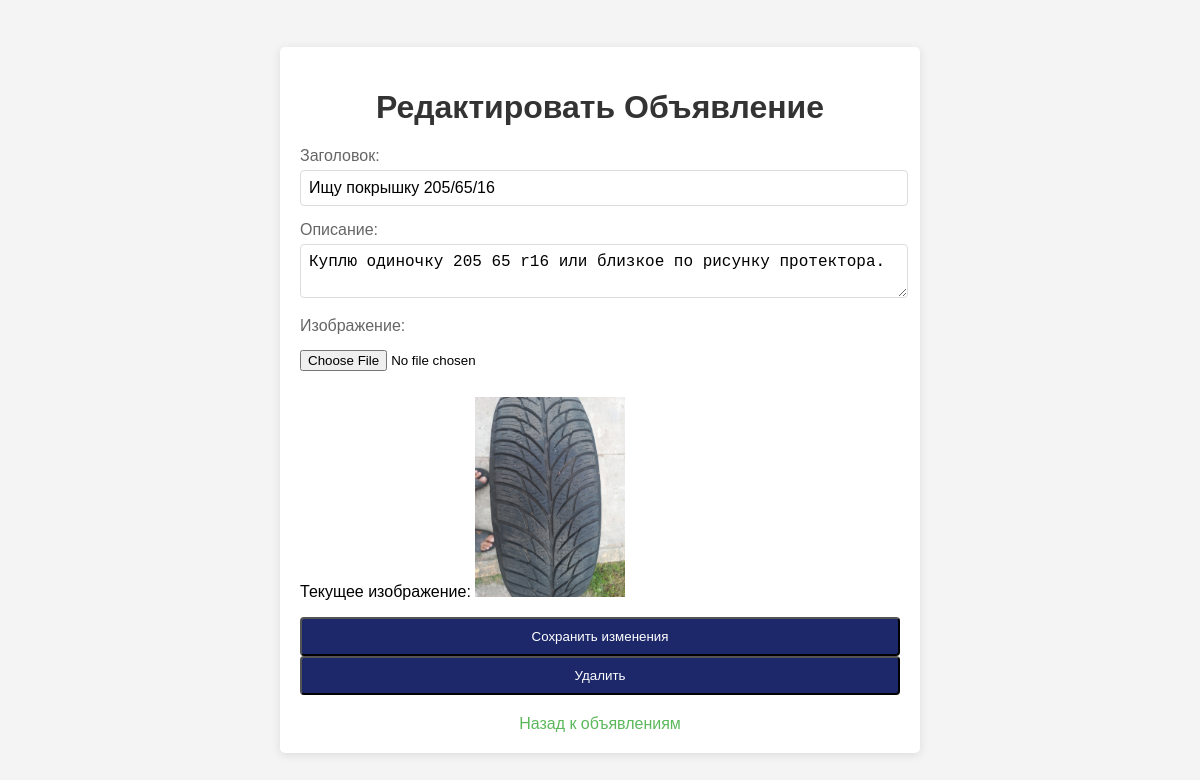
The app's page /edit_ad/9 (signed in) with its own data.
### app.py (models this page shows)
class Ad(db.Model):
    id = db.Column(db.Integer, primary_key=True)
    title = db.Column(db.String(200), nullable=False)
    description = db.Column(db.Text, nullable=False)
    image_filename = db.Column(db.String(200), nullable=True)
    user_id = db.Column(db.Integer, db.ForeignKey('user.id'), nullable=False)  # Связь с пользователем

### app.py (the view, shortened to what this page needs)
@app.route('/edit_ad/<int:ad_id>', methods=['GET', 'POST'])
@login_required
def edit_ad(ad_id):
    ad = Ad.query.get_or_404(ad_id)
    if ad.user_id != current_user.id:
        flash('У вас нет прав для редактирования этого объявления.', 'danger')
        return redirect(url_for('index'))
    return render_template('edit_ad.html', ad=ad)

### app.py (called while the page is built)
@login_manager.user_loader
def load_user(user_id):
    return User.query.get(int(user_id))

### templates/edit_ad.html (shortened to what this page needs)
<!DOCTYPE html>
<html lang="ru">
<head>
    <link rel="stylesheet" href="{{ url_for('static', filename='styles.css') }}">
</head>
<body>
    <div class="container">
        <h1>Редактировать Объявление</h1>
        <form method="POST" enctype="multipart/form-data">
            <div class="form-group">
                <label for="title">Заголовок:</label>
                <input type="text" id="title" name="title" value="{{ ad.title }}" required>
            </div>
            <div class="form-group">
                <label for="description">Описание:</label>
                <textarea id="description" name="description" required>{{ ad.description }}</textarea>
            </div>
            <div class="form-group">
                <label for="image">Изображение:</label>
                <input type="file" id="image" name="image">
                {% if ad.image_filename %}
                    <p>Текущее изображение: <img src="{{ url_for('static', filename='uploads/' + ad.image_filename) }}" alt="Текущее изображение" style="max-width: 200px; max-height: 200px;"></p>
                {% endif %}
            </div>
            <button type="submit">Сохранить изменения</button>
        </form>
        <form action="{{ url_for('delete_ad', ad_id=ad.id) }}" method="post" style="display:inline;">
            <button type="submit" class="btn btn-danger" onclick="return confirm('Вы уверены, что хотите удалить это объявление?');">
                Удалить
            </button>
        </form>
        <a href="{{ url_for('index') }}">Назад к объявлениям</a>
    </div>
</body>
</html>

### templates/edit_ad.html (style rules this page uses)
body { font-family: Arial, sans-serif; background-color: #f4f4f4; display: flex; justify-content: center; align-items: center; height: 100vh; margin: 0; }
.container { background: white; padding: 20px; border-radius: 5px; box-shadow: 0 2px 10px rgba(0, 0, 0, 0.1); max-width: 600px; width: 100%; }
h1 { text-align: center; color: #333; }
.form-group { margin-bottom: 15px; }
label { display: block; margin-bottom: 5px; color: #666; }
input[type="text"], textarea { width: calc(100% - 10px); padding: 8px; border: 1px solid #ddd; border-radius: 4px; font-size: 16px; }
textarea { resize: vertical; }
input[type="file"] { margin: 10px 0; }
button { background-color: #1c286a; color: white; padding: 10px; border-radius: 4px; cursor: pointer; width: 100%; }
a { display: block; text-align: center; margin-top: 20px; color: #5cb85c; text-decoration: none; }

### records on screen
Ad: title "Ищу покрышку 205/65/16", description "Куплю одиночку 205 65 r16 или близкое по рисунку протектора.", image_filename (picture)
